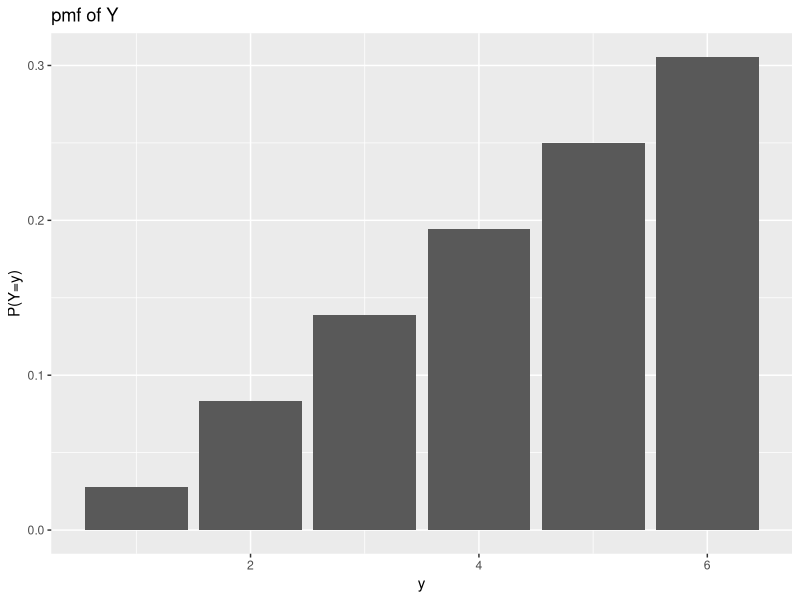
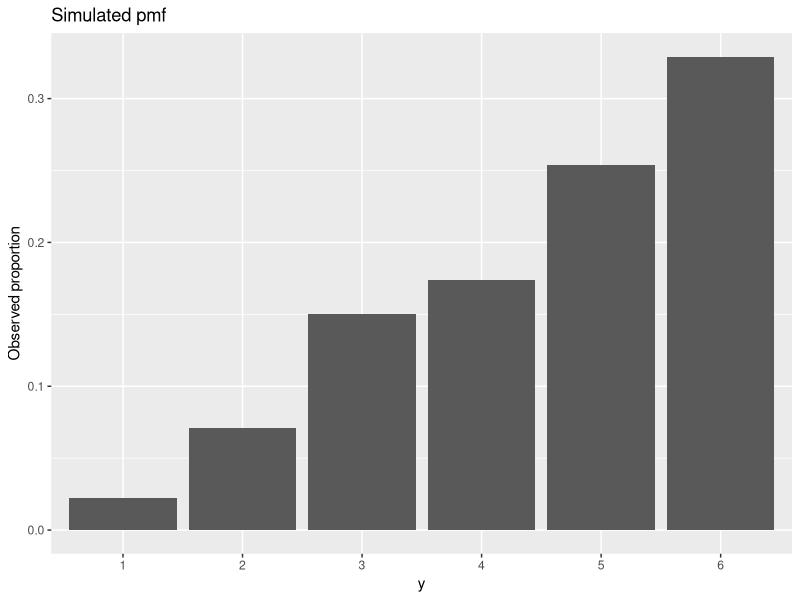

R code for these plots, in order:
## ---- chunk 1
  options(stringsAsFactors = FALSE)
Y_pmf <- data.frame(matrix(c(1,2,3,4,5,6,
                             1/36,3/36,5/36,7/36,9/36,11/36,
                             1/36,1/6,5/12,7/9,5/4,11/6,
                             1/36,1/3,5/4,28/9,25/4,11),ncol=4))
  colnames(Y_pmf) <- c('Y','PY','YPY','Y2PY')
Y_pmf
## ---- chunk 2
mu <- sum(Y_pmf$YPY)
mu
## ---- chunk 3
Variance <- sum(Y_pmf$Y2PY) - (mu^2)
Variance
## ---- chunk 4
SD <- sqrt(Variance)
SD
## ---- chunk 5
y <- Y_pmf$Y
py <- Y_pmf$PY
dd <- data.frame(y=y,probs = py)
library(ggplot2)
ggplot(aes(x=y,y=probs),data=dd) + geom_bar(stat='identity') + 
  ylab('P(Y=y)') + ggtitle('pmf of Y')
## ---- chunk 6
  options(stringsAsFactors = FALSE)
Z_pmf <- data.frame(matrix(c(3,5,7,9,11,13,
                             1/36,3/36,5/36,7/36,9/36,11/36,
                             1/12,5/12,35/36,7/4,11/4,143/36,
                             1/4,25/12,245/36,63/4,121/4,1859/36),ncol=4))
  colnames(Z_pmf) <- c('Z','PZ','ZPZ','Z2PZ')
Z_pmf
## ---- chunk 7
mu.Z <- sum(Z_pmf$ZPZ)
mu.Z
## ---- chunk 8
Variance.Z <- sum(Z_pmf$Z2PZ) - (mu.Z^2)
Variance.Z
## ---- chunk 9
set.seed(1234)
one.Y <- function() {
  dice <- c(1,2,3,4,5,6)
  red_dice <- sample(dice,1)
  white_dice <- sample(dice,1)
  maximum_roll <- max(red_dice,white_dice)
  return(maximum_roll)
}
one.Y()
## ---- chunk 10
many.Y <- replicate(1000,one.Y())
many.Y
## ---- chunk 11
df <- data.frame(x=as.factor(many.Y))
ggplot(aes(x=as.factor(many.Y)),data=df) + geom_bar(aes(y=(..count..)/(sum(..count..)))) +
  ylab('Observed proportion') + xlab('y') + ggtitle('Simulated pmf')
## ---- chunk 12
mu <- mean(many.Y)
mu
## ---- chunk 13
Variance <- var(many.Y)
Variance
## ---- chunk 14
stand <- sd(many.Y)
stand
## ---- chunk 15
set.seed(1234)
one.z <- function() {
  dice <- c(1,2,3,4,5,6)
  red_dice <- sample(dice,1)
  white_dice <- sample(dice,1)
  maximum_roll <- max(red_dice,white_dice)
  return(2*maximum_roll+1)
}
one.z()

many.Z <- replicate(1000,one.z())
many.Z
df.Z <- data.frame(x=as.factor(many.Z))
## ---- chunk 16
mu <- mean(many.Z)
mu
## ---- chunk 17
variance.z <- var(many.Z)
variance.z
